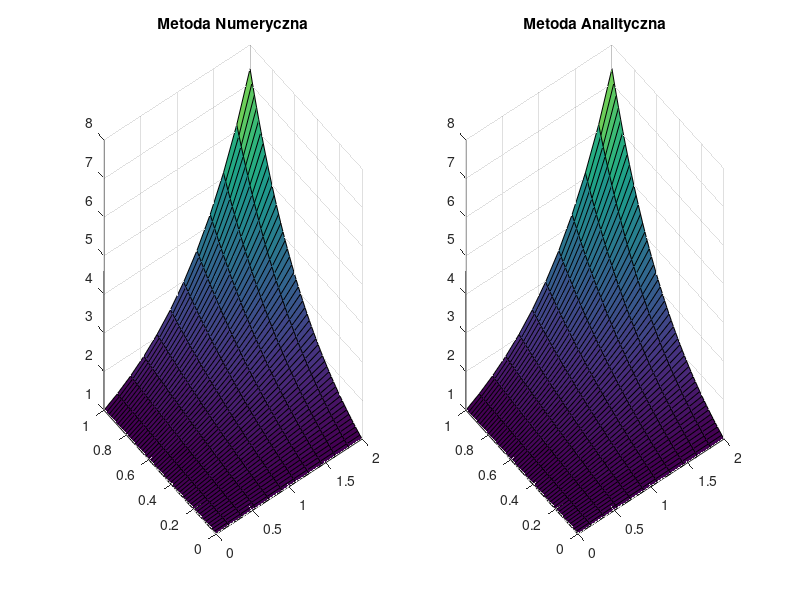

The MATLAB source for this figure:
clear, clc;
tic
% zad 2
% Przykładowe dane
nx = 10; ny = 50; xa = 0; xb = 2; ya = 0; yb = 1;
f = @(x, y) (x.^2 + y.^2) .* exp(x.*y);
g = @(x, y) exp(x.*y);
uxa = @(x) 1;         %u1
uxb = @(x) exp(x);    %u3
uya = @(y) 1;         %u4
uyb = @(y) exp(2.*y); %u2

% Obliczenia
h = (xb-xa)/(nx+1);
k = (yb-ya)/(ny+1);
xM = linspace(xa + h, xb - h, nx);
yM  = linspace(ya+k, yb-k, ny);
T = -2*(h^2 + k^2) * eye(nx) + k^2 * diag(diag(eye(nx-1)),-1) + k^2 * diag(diag(eye(nx-1)),1);
I = eye(nx);
B = kron(eye(ny), T);
C = kron(diag(diag(eye(ny-1)),-1), h^2 * I);
D = kron(diag(diag(eye(ny-1)),1), h^2 * I);
A = B + C + D;

[X1 Y1] = meshgrid(xM,yM);
F = f(X1, Y1)' .* ones(nx, ny);
F = h^2 * k^2 .* F;
F(:, 1) = F(:, 1) - h^2 * uxa(xM)';
F(:, ny) = F(:, ny) - h^2 * uxb(xM)';
F(1, :) = F(1, :) - k^2 * uya(yM);
F(nx, :) = F(nx, :) - k^2 * uyb(yM);
F = reshape(F,  nx*ny, 1);
% Rozwiązanie
U = linsolve(A,F);
U = reshape(U,  nx, ny)';
[X,Y] = meshgrid(xa:h:xb, ya:k:yb);
U = [uya(yM)' .* diag(eye(ny)), U, uyb(yM)' .* diag(eye(ny))];
XM = [xa xM xb];
G = g(X,Y);
U = [uxa(XM)' .* diag(eye(nx+2)), U', uxb(XM)' .* diag(eye(nx+2))]';
% Błąd
Error = max(max(abs(G-U)))
% Wykres
subplot(1,2,1)
surf(X,Y,U)
title('Metoda Numeryczna')
subplot(1,2,2)
surf(X,Y,G)
title('Metoda Analityczna')
toc